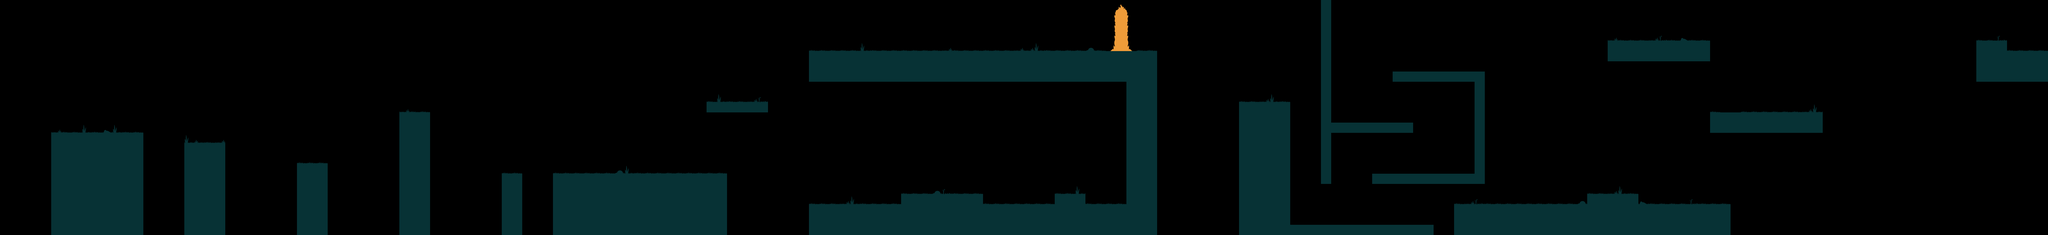

A level layout from a 2D game, rendered from its tile map. Below: a short description, then the map file with tile-grid data replaced by summaries:
An orthogonal 200x23 tile map with 32x32 px tiles, 2 tile layers (Tiles, TilesElement) and 51 objects (26x Solid, 4x DynamicEnemy, 4x StaticEnemy, 4x PowerScore, 3x TowerEnemy, ...).

<map version="1.0" orientation="orthogonal" renderorder="right-down" width="200" height="23" tilewidth="32" tileheight="32" nextobjectid="174">
 <tileset firstgid="1" name="tileset" tilewidth="32" tileheight="32" spacing="1">
  <image source="../set/tileset.png" width="264" height="198" />
 </tileset>
 <layer name="Tiles" width="200" height="23">
  <data>[4600 cells, 1017 non-empty, 12 distinct tile ids]</data>
 </layer>
 <objectgroup color="#707073" name="CollisionTile">
  <object id="80" name="Solid" x="576" y="448" width="128" height="288" />
  <object id="82" name="Solid" x="160" y="416" width="288" height="320" />
  <object id="88" name="Solid" x="928" y="512" width="96" height="224" />
  <object id="109" name="Solid" x="1248" y="352" width="96" height="384" />
  <object id="110" name="Solid" x="2528" y="640" width="1088" height="96" />
  <object id="111" name="Solid" x="3520" y="256" width="96" height="384" />
  <object id="112" name="Solid" x="2528" y="160" width="1088" height="96" />
  <object id="114" name="Solid" x="4032" y="704" width="448" height="32" />
  <object id="115" name="Solid" x="3872" y="320" width="160" height="416" />
  <object id="120" name="Solid" x="4544" y="640" width="864" height="96" />
  <object id="122" name="Solid" x="4960" y="608" width="160" height="32" />
  <object id="125" name="Element" x="3456" y="-256" width="96" height="416">
   <properties>
    <property name="magicState" value="FIRE" />
   </properties>
  </object>
  <object id="135" name="Solid" x="2816" y="608" width="256" height="32" />
  <object id="138" name="Solid" x="3296" y="608" width="96" height="32" />
  <object id="145" name="Solid" x="4128" y="0" width="32" height="576" />
  <object id="146" name="Solid" x="4608" y="256" width="32" height="288" />
  <object id="147" name="Solid" x="4352" y="224" width="288" height="32" />
  <object id="148" name="Solid" x="4288" y="544" width="352" height="32" />
  <object id="149" name="Solid" x="4160" y="384" width="256" height="32" />
  <object id="155" name="Solid" x="6176" y="128" width="96" height="128" />
  <object id="157" name="Solid" x="6272" y="160" width="128" height="96" />
  <object id="159" name="Solid" x="5344" y="352" width="352" height="64" />
  <object id="160" name="Solid" x="5024" y="128" width="320" height="64" />
  <object id="162" name="Solid" x="1728" y="544" width="544" height="192" />
  <object id="164" name="Solid" x="1568" y="544" width="64" height="192" />
  <object id="167" name="Solid" x="1248" y="352" width="96" height="384" />
  <object id="169" name="Solid" x="2208" y="320" width="192" height="32" />
 </objectgroup>
 <objectgroup color="#a40002" name="Enemies">
  <properties>
   <property name="magicState" value="ICE" />
  </properties>
  <object id="99" name="TowerEnemy" x="1248" y="288" width="64" height="64">
   <properties>
    <property name="magicState" value="ICE" />
   </properties>
  </object>
  <object id="100" name="DynamicEnemy" x="1888" y="448" width="384" height="96">
   <properties>
    <property name="magicState" value="FIRE" />
   </properties>
  </object>
  <object id="128" name="TowerEnemy" x="3296" y="544" width="64" height="64" />
  <object id="130" name="StaticEnemy" x="1792" y="480" width="96" height="64" />
  <object id="140" name="DynamicEnemy" x="2816" y="512" width="256" height="96">
   <properties>
    <property name="magicState" value="ICE" />
   </properties>
  </object>
  <object id="141" name="StaticEnemy" x="2816" y="96" width="64" height="64" rotation="359.848" />
  <object id="142" name="DynamicEnemy" x="4160" y="288" width="256" height="96">
   <properties>
    <property name="magicState" value="FIRE" />
   </properties>
  </object>
  <object id="143" name="TowerEnemy" x="4832" y="576" width="64" height="64">
   <properties>
    <property name="magicState" value="ICE" />
   </properties>
  </object>
  <object id="144" name="StaticEnemy" x="4448" y="160" width="64" height="64" rotation="359.848" />
  <object id="151" name="DynamicEnemy" x="5120" y="544" width="288" height="96">
   <properties>
    <property name="magicState" value="FIRE" />
   </properties>
  </object>
  <object id="152" name="StaticEnemy" x="5376" y="288" width="64" height="64" rotation="359.848" />
 </objectgroup>
 <objectgroup color="#7d5e2b" name="WoodenLogs">
  <object id="153" x="5024" y="0" width="96" height="96" />
 </objectgroup>
 <layer name="TilesElement" width="200" height="23">
  <data>[4600 cells, 0 non-empty, 0 distinct tile ids]</data>
 </layer>
 <objectgroup color="#2413a4" name="Powerups">
  <object id="94" name="PowerIce" x="3136" y="544" width="64" height="64" />
  <object id="96" name="PowerFire" x="4512" y="448" width="64" height="64" />
  <object id="97" name="PowerSave" x="3872" y="256" width="64" height="64" />
  <object id="98" name="PowerHealth" x="3040" y="64" width="64" height="64" />
  <object id="118" name="PowerIce" x="4416" y="448" width="64" height="64" />
  <object id="131" name="PowerScore" x="2816" y="480" width="288" height="128" />
  <object id="168" name="PowerFire" x="3424" y="544" width="64" height="64" />
  <object id="171" name="PowerScore" x="3136" y="32" width="288" height="128" />
  <object id="172" name="PowerScore" x="4960" y="448" width="448" height="128" />
  <object id="173" name="PowerScore" x="576" y="288" width="160" height="128" />
 </objectgroup>
 <objectgroup color="#a42a8a" name="SpawnFinish">
  <object id="54" name="Spawn" x="192" y="224" width="64" height="96">
   <properties>
    <property name="magicState" value="ICE" />
   </properties>
  </object>
  <object id="55" name="Finish" x="6304" y="32" width="64" height="128" />
 </objectgroup>
</map>